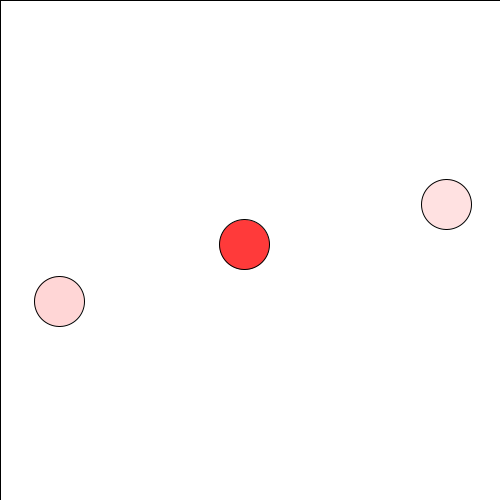
Frame 1 (no input)
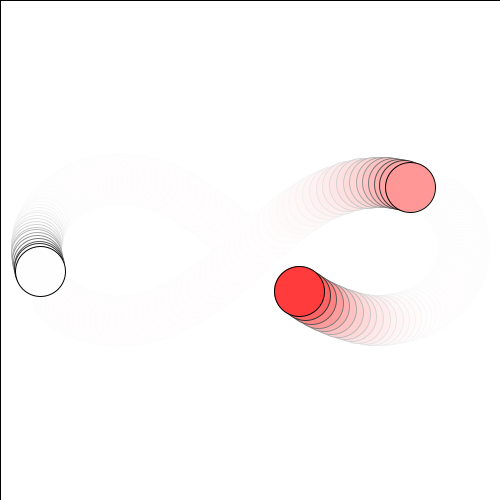
Frame 60 (the mouse pressed at the canvas centre just before this capture)
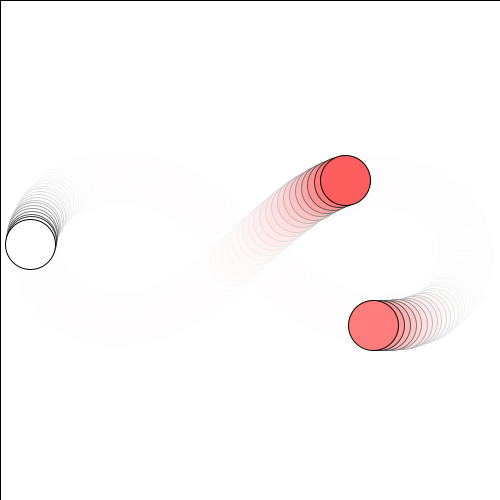
Frame 120 (the mouse held since frame 60 and released just before this capture)

The Processing sketch that drew these frames (run headless with seeded random() and noise(); from frame 60 on, the mouse is pressed at the canvas centre):

// Processing sketch: Three_body_problem
// ── Three_body_problem.pde
float scale = 200;
float dt = 0.03;
float g = 1;
Object[] objects = new Object[3];

void setup(){
  size(500, 500);
  colorMode(HSB, 360, 100, 100);
  objects[0] = new Object(0.97000436, -0.243087530, 0.4662036850, 0.4323657300);
  objects[1] = new Object(0.00000000, 0.0000000000, -0.93240737, -0.86473146);
  objects[2] = new Object(-0.97000436, 0.243087530, 0.4662036850, 0.4323657300);
  background(360);
}

void draw(){
  fill(360, 50);
  rect(0, 0, width, height);
  translate(width/2, height/2);
  PVector s = PVector.sub(objects[0].pos, objects[1].pos);
  float t = s.mag();
  objects[0].f.add(PVector.mult(s, -g*objects[1].mass/(t*t*t)));
  s = PVector.sub(objects[0].pos, objects[2].pos);
  t = s.mag();
  objects[0].f.add(PVector.mult(s, -g*objects[2].mass/(t*t*t)));
  s = PVector.sub(objects[1].pos, objects[2].pos);
  t = s.mag();
  objects[1].f.add(PVector.mult(s, -g*objects[2].mass/(t*t*t)));
  s = PVector.sub(objects[1].pos, objects[0].pos);
  t = s.mag();
  objects[1].f.add(PVector.mult(s, -g*objects[0].mass/(t*t*t)));
  s = PVector.sub(objects[2].pos, objects[0].pos);
  t = s.mag();
  objects[2].f.add(PVector.mult(s, -g*objects[0].mass/(t*t*t)));
  s = PVector.sub(objects[2].pos, objects[1].pos);
  t = s.mag();
  objects[2].f.add(PVector.mult(s, -g*objects[1].mass/(t*t*t)));
  for(Object object : objects){
    object.update();
    object.show();
  }
}

// ── Object.pde
class Object{
  PVector pos, vel, f = new PVector();
  float mass;
  
  Object(float x, float y, float vx, float vy){
    pos = new PVector(x, y);
    vel = new PVector(vx, vy);
    mass = 1;
  }
  
  void update(){
    vel.add(f.div(mass/dt));
    pos.add(PVector.mult(vel, dt));
    f = new PVector();
  }
  
  void show(){
    fill(0, vel.mag()*100-50, 100);
    ellipse(pos.x*scale, pos.y*scale, 50, 50);
  }
}
